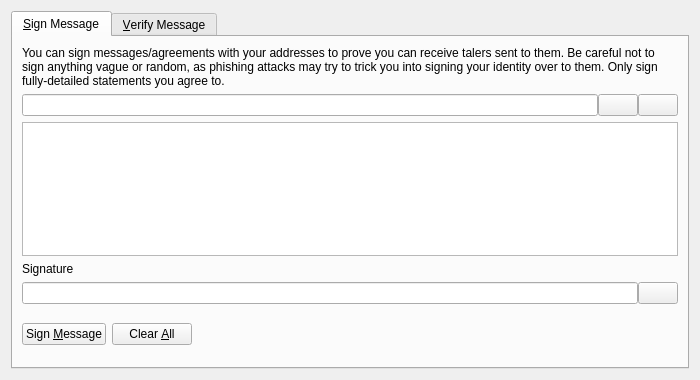
<?xml version="1.0" encoding="UTF-8"?>
<ui version="4.0">
 <class>SignVerifyMessageDialog</class>
 <widget class="QDialog" name="SignVerifyMessageDialog">
  <property name="geometry">
   <rect>
    <x>0</x>
    <y>0</y>
    <width>700</width>
    <height>380</height>
   </rect>
  </property>
  <property name="windowTitle">
   <string>Signatures - Sign / Verify a Message</string>
  </property>
  <property name="modal">
   <bool>true</bool>
  </property>
  <layout class="QVBoxLayout" name="verticalLayout">
   <item>
    <widget class="QTabWidget" name="tabWidget">
     <property name="currentIndex">
      <number>0</number>
     </property>
     <widget class="QWidget" name="tabSignMessage">
      <attribute name="title">
       <string>&amp;Sign Message</string>
      </attribute>
      <layout class="QVBoxLayout" name="verticalLayout_SM">
       <item>
        <widget class="QLabel" name="infoLabel_SM">
         <property name="text">
          <string>You can sign messages/agreements with your addresses to prove you can receive talers sent to them. Be careful not to sign anything vague or random, as phishing attacks may try to trick you into signing your identity over to them. Only sign fully-detailed statements you agree to.</string>
         </property>
         <property name="textFormat">
          <enum>Qt::PlainText</enum>
         </property>
         <property name="wordWrap">
          <bool>true</bool>
         </property>
        </widget>
       </item>
       <item>
        <layout class="QHBoxLayout" name="horizontalLayout_1_SM">
         <property name="spacing">
          <number>0</number>
         </property>
         <item>
          <widget class="QValidatedLineEdit" name="addressIn_SM">
           <property name="toolTip">
            <string>The Taler address to sign the message with</string>
           </property>
          </widget>
         </item>
         <item>
          <widget class="QPushButton" name="addressBookButton_SM">
           <property name="toolTip">
            <string>Choose previously used address</string>
           </property>
           <property name="text">
            <string/>
           </property>
           <property name="icon">
            <iconset resource="../bitcoin.qrc">
             <normaloff>:/icons/address-book</normaloff>:/icons/address-book</iconset>
           </property>
           <property name="shortcut">
            <string>Alt+A</string>
           </property>
           <property name="autoDefault">
            <bool>false</bool>
           </property>
          </widget>
         </item>
         <item>
          <widget class="QPushButton" name="pasteButton_SM">
           <property name="toolTip">
            <string>Paste address from clipboard</string>
           </property>
           <property name="text">
            <string/>
           </property>
           <property name="icon">
            <iconset resource="../bitcoin.qrc">
             <normaloff>:/icons/editpaste</normaloff>:/icons/editpaste</iconset>
           </property>
           <property name="shortcut">
            <string>Alt+P</string>
           </property>
           <property name="autoDefault">
            <bool>false</bool>
           </property>
          </widget>
         </item>
        </layout>
       </item>
       <item>
        <widget class="QPlainTextEdit" name="messageIn_SM">
         <property name="toolTip">
          <string>Enter the message you want to sign here</string>
         </property>
        </widget>
       </item>
       <item>
        <widget class="QLabel" name="signatureLabel_SM">
         <property name="text">
          <string>Signature</string>
         </property>
         <property name="textFormat">
          <enum>Qt::PlainText</enum>
         </property>
        </widget>
       </item>
       <item>
        <layout class="QHBoxLayout" name="horizontalLayout_2_SM">
         <property name="spacing">
          <number>0</number>
         </property>
         <item>
          <widget class="QLineEdit" name="signatureOut_SM">
           <property name="font">
            <font>
             <italic>true</italic>
            </font>
           </property>
           <property name="readOnly">
            <bool>true</bool>
           </property>
          </widget>
         </item>
         <item>
          <widget class="QPushButton" name="copySignatureButton_SM">
           <property name="toolTip">
            <string>Copy the current signature to the system clipboard</string>
           </property>
           <property name="text">
            <string/>
           </property>
           <property name="icon">
            <iconset resource="../bitcoin.qrc">
             <normaloff>:/icons/editcopy</normaloff>:/icons/editcopy</iconset>
           </property>
           <property name="autoDefault">
            <bool>false</bool>
           </property>
          </widget>
         </item>
        </layout>
       </item>
       <item>
        <layout class="QHBoxLayout" name="horizontalLayout_3_SM">
         <item>
          <widget class="QPushButton" name="signMessageButton_SM">
           <property name="toolTip">
            <string>Sign the message to prove you own this Taler address</string>
           </property>
           <property name="text">
            <string>Sign &amp;Message</string>
           </property>
           <property name="icon">
            <iconset resource="../bitcoin.qrc">
             <normaloff>:/icons/edit</normaloff>:/icons/edit</iconset>
           </property>
           <property name="autoDefault">
            <bool>false</bool>
           </property>
          </widget>
         </item>
         <item>
          <widget class="QPushButton" name="clearButton_SM">
           <property name="toolTip">
            <string>Reset all sign message fields</string>
           </property>
           <property name="text">
            <string>Clear &amp;All</string>
           </property>
           <property name="icon">
            <iconset resource="../bitcoin.qrc">
             <normaloff>:/icons/remove</normaloff>:/icons/remove</iconset>
           </property>
           <property name="autoDefault">
            <bool>false</bool>
           </property>
          </widget>
         </item>
         <item>
          <spacer name="horizontalSpacer_1_SM">
           <property name="orientation">
            <enum>Qt::Horizontal</enum>
           </property>
           <property name="sizeHint" stdset="0">
            <size>
             <width>40</width>
             <height>48</height>
            </size>
           </property>
          </spacer>
         </item>
         <item>
          <widget class="QLabel" name="statusLabel_SM">
           <property name="font">
            <font>
             <weight>75</weight>
             <bold>true</bold>
            </font>
           </property>
           <property name="text">
            <string/>
           </property>
           <property name="wordWrap">
            <bool>true</bool>
           </property>
          </widget>
         </item>
         <item>
          <spacer name="horizontalSpacer_2_SM">
           <property name="orientation">
            <enum>Qt::Horizontal</enum>
           </property>
           <property name="sizeHint" stdset="0">
            <size>
             <width>40</width>
             <height>48</height>
            </size>
           </property>
          </spacer>
         </item>
        </layout>
       </item>
      </layout>
     </widget>
     <widget class="QWidget" name="tabVerifyMessage">
      <attribute name="title">
       <string>&amp;Verify Message</string>
      </attribute>
      <layout class="QVBoxLayout" name="verticalLayout_VM">
       <item>
        <widget class="QLabel" name="infoLabel_VM">
         <property name="text">
          <string>Enter the receiver's address, message (ensure you copy line breaks, spaces, tabs, etc. exactly) and signature below to verify the message. Be careful not to read more into the signature than what is in the signed message itself, to avoid being tricked by a man-in-the-middle attack. Note that this only proves the signing party receives with the address, it cannot prove sendership of any transaction!</string>
         </property>
         <property name="textFormat">
          <enum>Qt::PlainText</enum>
         </property>
         <property name="alignment">
          <set>Qt::AlignLeading|Qt::AlignLeft|Qt::AlignTop</set>
         </property>
         <property name="wordWrap">
          <bool>true</bool>
         </property>
        </widget>
       </item>
       <item>
        <layout class="QHBoxLayout" name="horizontalLayout_1_VM">
         <property name="spacing">
          <number>0</number>
         </property>
         <item>
          <widget class="QValidatedLineEdit" name="addressIn_VM">
           <property name="toolTip">
            <string>The Taler address the message was signed with</string>
           </property>
          </widget>
         </item>
         <item>
          <widget class="QPushButton" name="addressBookButton_VM">
           <property name="toolTip">
            <string>Choose previously used address</string>
           </property>
           <property name="text">
            <string/>
           </property>
           <property name="icon">
            <iconset resource="../bitcoin.qrc">
             <normaloff>:/icons/address-book</normaloff>:/icons/address-book</iconset>
           </property>
           <property name="shortcut">
            <string>Alt+A</string>
           </property>
           <property name="autoDefault">
            <bool>false</bool>
           </property>
          </widget>
         </item>
        </layout>
       </item>
       <item>
        <widget class="QPlainTextEdit" name="messageIn_VM"/>
       </item>
       <item>
        <widget class="QValidatedLineEdit" name="signatureIn_VM"/>
       </item>
       <item>
        <layout class="QHBoxLayout" name="horizontalLayout_2_VM">
         <item>
          <widget class="QPushButton" name="verifyMessageButton_VM">
           <property name="toolTip">
            <string>Verify the message to ensure it was signed with the specified Taler address</string>
           </property>
           <property name="text">
            <string>Verify &amp;Message</string>
           </property>
           <property name="icon">
            <iconset resource="../bitcoin.qrc">
             <normaloff>:/icons/transaction_0</normaloff>:/icons/transaction_0</iconset>
           </property>
           <property name="autoDefault">
            <bool>false</bool>
           </property>
          </widget>
         </item>
         <item>
          <widget class="QPushButton" name="clearButton_VM">
           <property name="toolTip">
            <string>Reset all verify message fields</string>
           </property>
           <property name="text">
            <string>Clear &amp;All</string>
           </property>
           <property name="icon">
            <iconset resource="../bitcoin.qrc">
             <normaloff>:/icons/remove</normaloff>:/icons/remove</iconset>
           </property>
           <property name="autoDefault">
            <bool>false</bool>
           </property>
          </widget>
         </item>
         <item>
          <spacer name="horizontalSpacer_1_VM">
           <property name="orientation">
            <enum>Qt::Horizontal</enum>
           </property>
           <property name="sizeHint" stdset="0">
            <size>
             <width>40</width>
             <height>48</height>
            </size>
           </property>
          </spacer>
         </item>
         <item>
          <widget class="QLabel" name="statusLabel_VM">
           <property name="font">
            <font>
             <weight>75</weight>
             <bold>true</bold>
            </font>
           </property>
           <property name="text">
            <string/>
           </property>
           <property name="wordWrap">
            <bool>true</bool>
           </property>
          </widget>
         </item>
         <item>
          <spacer name="horizontalSpacer_2_VM">
           <property name="orientation">
            <enum>Qt::Horizontal</enum>
           </property>
           <property name="sizeHint" stdset="0">
            <size>
             <width>40</width>
             <height>48</height>
            </size>
           </property>
          </spacer>
         </item>
        </layout>
       </item>
      </layout>
     </widget>
    </widget>
   </item>
  </layout>
 </widget>
 <customwidgets>
  <customwidget>
   <class>QValidatedLineEdit</class>
   <extends>QLineEdit</extends>
   <header>qvalidatedlineedit.h</header>
  </customwidget>
 </customwidgets>
 <resources>
  <include location="../bitcoin.qrc"/>
 </resources>
 <connections/>
</ui>
